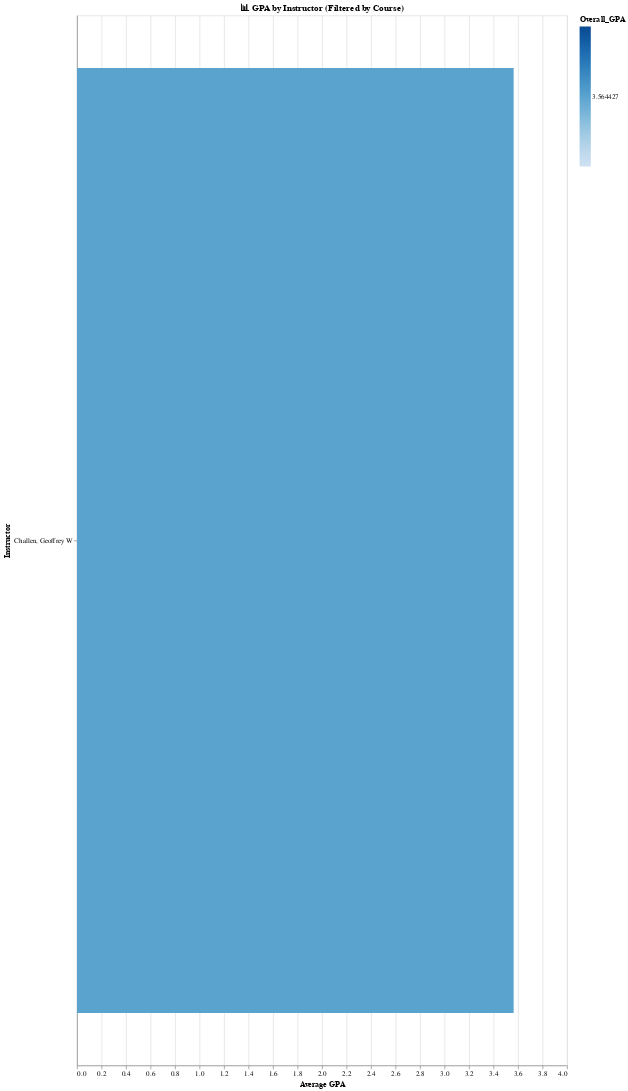

Write notebook code for a chart like this one.
### Code cell
import pandas as pd
import altair as alt

# Load CSV
df = pd.read_csv("/Users/ishandesai/Desktop/UIRP/chalkboard-uirp-hackathon/datasets/viz1.csv")

# Construct course and instructor fields
df['Course'] = df['Subject'] + " " + df['Number'].astype(str)
df['Instructor'] = df['Primary Instructor']

# Dropdown binding
course_list = sorted(df['Course'].unique())
course_dropdown = alt.binding_select(options=course_list, name='Select Course: ')
course_select = alt.selection_point(fields=['Course'], bind=course_dropdown, value=course_list[0])

# Dynamically compute height based on selected course (initial value)
initial_course = course_list[0]
initial_count = df[df['Course'] == initial_course].shape[0]
chart_height = max(1500, initial_count * 45)

# Base chart
base = alt.Chart(df).transform_filter(course_select)

# GPA bar chart
gpa_chart = base.mark_bar().encode(
    x=alt.X('Overall_GPA:Q', title='Average GPA', scale=alt.Scale(domain=[0, 4])),
    y=alt.Y('Instructor:N', sort='-x', title='Instructor'),
    color=alt.Color('Overall_GPA:Q', scale=alt.Scale(scheme='blues')),
    tooltip=[
        alt.Tooltip('Instructor:N'),
        alt.Tooltip('Overall_GPA:Q', title='GPA'),
        alt.Tooltip('Total_Students:Q', title='Students'),
        alt.Tooltip('A_range:Q', title='A %', format=".1f"),
        alt.Tooltip('B_range:Q', title='B %', format=".1f"),
        alt.Tooltip('C_range:Q', title='C %', format=".1f"),
        alt.Tooltip('D_range:Q', title='D %', format=".1f"),
        alt.Tooltip('F_range:Q', title='F %', format=".1f"),
    ]
).add_params(
    course_select
).properties(
    width=700,
    height=chart_height,
    title='📊 GPA by Instructor (Filtered by Course)'
)

gpa_chart

### Figure 1 — Vega-Lite specification as saved in the notebook (floating-point values rounded to 4 significant figures; data arrays with more than 128 entries replaced by an {"elided": "..."} marker saying what was removed)
{"config": {"view": {"continuousWidth": 300, "continuousHeight": 300}}, "data": {"name": "data-423842ac1dbde727ef238eae143236a8"}, "mark": {"type": "bar"}, "encoding": {"color": {"field": "Overall_GPA", "scale": {"scheme": "blues"}, "type": "quantitative"}, "tooltip": [{"field": "Instructor", "type": "nominal"}, {"field": "Overall_GPA", "title": "GPA", "type": "quantitative"}, {"field": "Total_Students", "title": "Students", "type": "quantitative"}, {"field": "A_range", "format": ".1f", "title": "A %", "type": "quantitative"}, {"field": "B_range", "format": ".1f", "title": "B %", "type": "quantitative"}, {"field": "C_range", "format": ".1f", "title": "C %", "type": "quantitative"}, {"field": "D_range", "format": ".1f", "title": "D %", "type": "quantitative"}, {"field": "F_range", "format": ".1f", "title": "F %", "type": "quantitative"}], "x": {"field": "Overall_GPA", "scale": {"domain": [0, 4]}, "title": "Average GPA", "type": "quantitative"}, "y": {"field": "Instructor", "sort": "-x", "title": "Instructor", "type": "nominal"}}, "height": 1500, "params": [{"name": "param_4", "select": {"type": "point", "fields": ["Course"]}, "bind": {"input": "select", "options": ["CS 124", "ECON 102", "IS 445", "MATH 231", "MATH 257", "STAT 107"], "name": "Select Course: "}, "value": "CS 124"}], "title": "📊 GPA by Instructor (Filtered by Course)", "transform": [{"filter": {"param": "param_4"}}], "width": 700, "$schema": "https://vega.github.io/schema/vega-lite/v5.8.0.json", "datasets": {"data-423842ac1dbde727ef238eae143236a8": {"elided": "200 records"}}}
